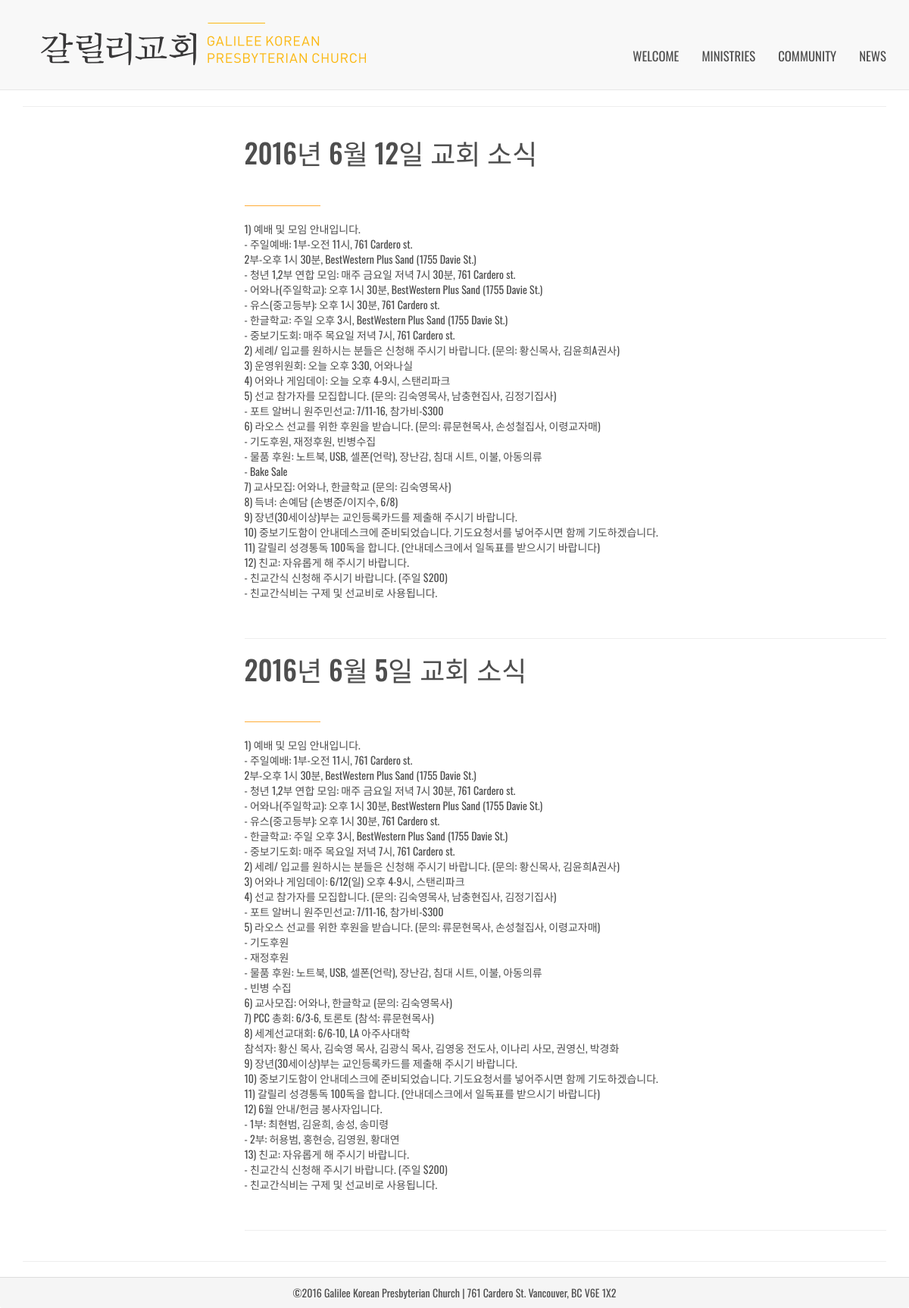
Page /news/ on the committed database.
### news/models.py (models this page shows, shortened)
class Post(models.Model):
    title = models.CharField(max_length=120)
    content = models.TextField()
    updated = models.DateTimeField(auto_now=True, auto_now_add=False)
    timestamp = models.DateTimeField(auto_now=False, auto_now_add=True)

### news/views.py (the view)
# urls.py: url(r'^news/$', 'news.views.posts_home', name='news'),
def posts_home(request):
	queryset = Post.objects.all().order_by('-timestamp')
	context = {
		"object_list": queryset,
		"title": "Galilee News"
	}
	return render(request, "news.html", context)

### templates/news.html (shortened to what this page needs)
{% extends 'base.html' %}
{% load staticfiles %}
{% load crispy_forms_tags %}
{% block content_a %}
<div class="row">
	<div class="col-xs-6 col-sm-3 sidebar-offcanvas" id="sidebar" role="navigation">
	</div>
	<div class="col-xs-12 col-sm-9" >
		{% for obj in object_list %}
		<h1>{{ obj.title }} </h1><br/>
		<div class="line-separator"></div>
		{{ obj.content|linebreaks }}
		<br/>
		<hr>
		{% endfor %}
	</div>
</div>
{% endblock %}

### static_in_pro/our_static/css/custom.css (style rules this page uses)
body { padding-top: 120px; font-family: 'Oswald', sans-serif; color: #4e4e4e; }
.line-separator { height: 1px; width: 100px; margin-top: 20px; margin-bottom: 20px; text-align: left; border-bottom: 1px solid #FFAD38; }

### rows in the picture
Post: title "2016년 6월 12일 교회 소식", content "1) 예배 및 모임 안내입니다. - 주일예배: 1부-오전 11시, 761 Cardero st. 2부-오후 1시 30분, BestWestern Plus Sand (1755 Davie St.) - 청년 1,2부 연합 모임: 매주 금요일 저녁 7시 30분, 761 Cardero st. - 어와나(주일학교): 오후 1시 30분, BestWestern Plus Sand (1755 Davie St.) - 유스(중고등부): 오후 1시 30분, 761 Cardero st. - 한글학교: 주일 오후 3시, BestWestern Plus Sand (1755 Davie St.) - 중보기도회: 매주 목요일 저녁 7시, 761 Cardero st. 2) 세례/ 입교를 원하시는 분들은 신청해 주시기 바랍니다. (문의: 황신목사, 김윤희A권사) 3) 운영위원회: 오늘 오후 3:30, 어와나실 4) 어와나 게임데이: 오늘 오후 4-9시, 스탠리파크 5) 선교 참가자를 모집합니다. (문의: 김숙영목사, 남충현집사, 김정기집사) - 포트 알버니 원주민선교: 7/11-16, 참가비-$300 6) 라오스 선교를 위한 후원을 받습니다. (문의: 류문현목사, 손성철집사, 이령교자매) - 기도후원, 재정후원, 빈병수집 - 물품 후원: 노트북, USB, 셀폰(언락), 장난감, 침대 시트, 이불, 아동의류 - Bake Sale 7) 교사모집: 어와나, 한글학교 (문의:…"
Post: title "2016년 6월 5일 교회 소식", content "1) 예배 및 모임 안내입니다. - 주일예배: 1부-오전 11시, 761 Cardero st. 2부-오후 1시 30분, BestWestern Plus Sand (1755 Davie St.) - 청년 1,2부 연합 모임: 매주 금요일 저녁 7시 30분, 761 Cardero st. - 어와나(주일학교): 오후 1시 30분, BestWestern Plus Sand (1755 Davie St.) - 유스(중고등부): 오후 1시 30분, 761 Cardero st. - 한글학교: 주일 오후 3시, BestWestern Plus Sand (1755 Davie St.) - 중보기도회: 매주 목요일 저녁 7시, 761 Cardero st. 2) 세례/ 입교를 원하시는 분들은 신청해 주시기 바랍니다. (문의: 황신목사, 김윤희A권사) 3) 어와나 게임데이: 6/12(일) 오후 4-9시, 스탠리파크 4) 선교 참가자를 모집합니다. (문의: 김숙영목사, 남충현집사, 김정기집사) - 포트 알버니 원주민선교: 7/11-16, 참가비-$300 5) 라오스 선교를 위한 후원을 받습니다. (문의: 류문현목사, 손성철집사, 이령교자매) - 기도후원 - 재정후원 - 물품 후원: 노트북, USB, 셀폰(언락), 장난감, 침대 시트, 이불, 아동의류 - 빈병 수집 6) 교사모집: 어와나, 한글학교 (문의: 김숙영목사) 7) PCC 총회: 6/3-6, 토론토 (참석:…"
